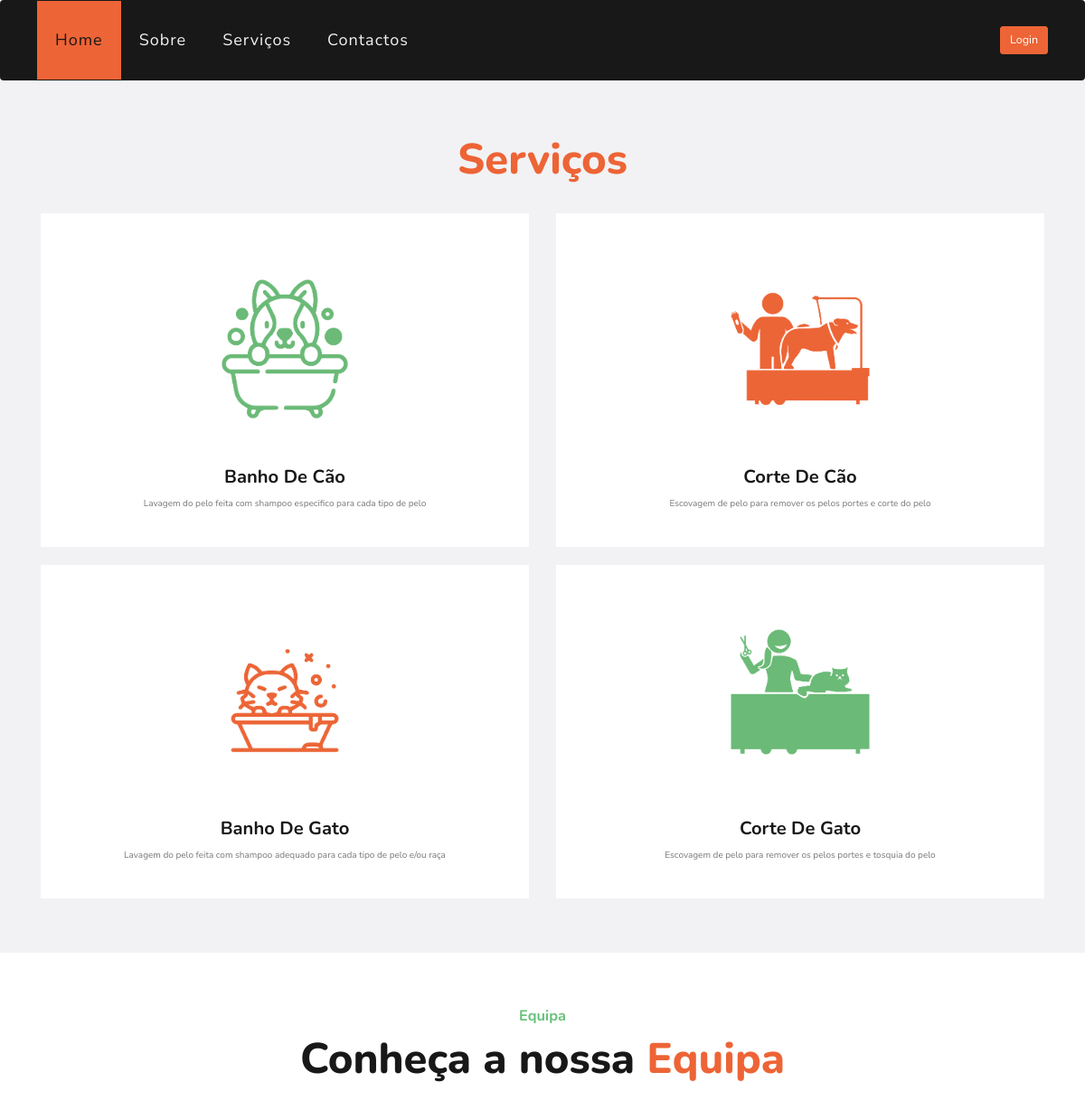
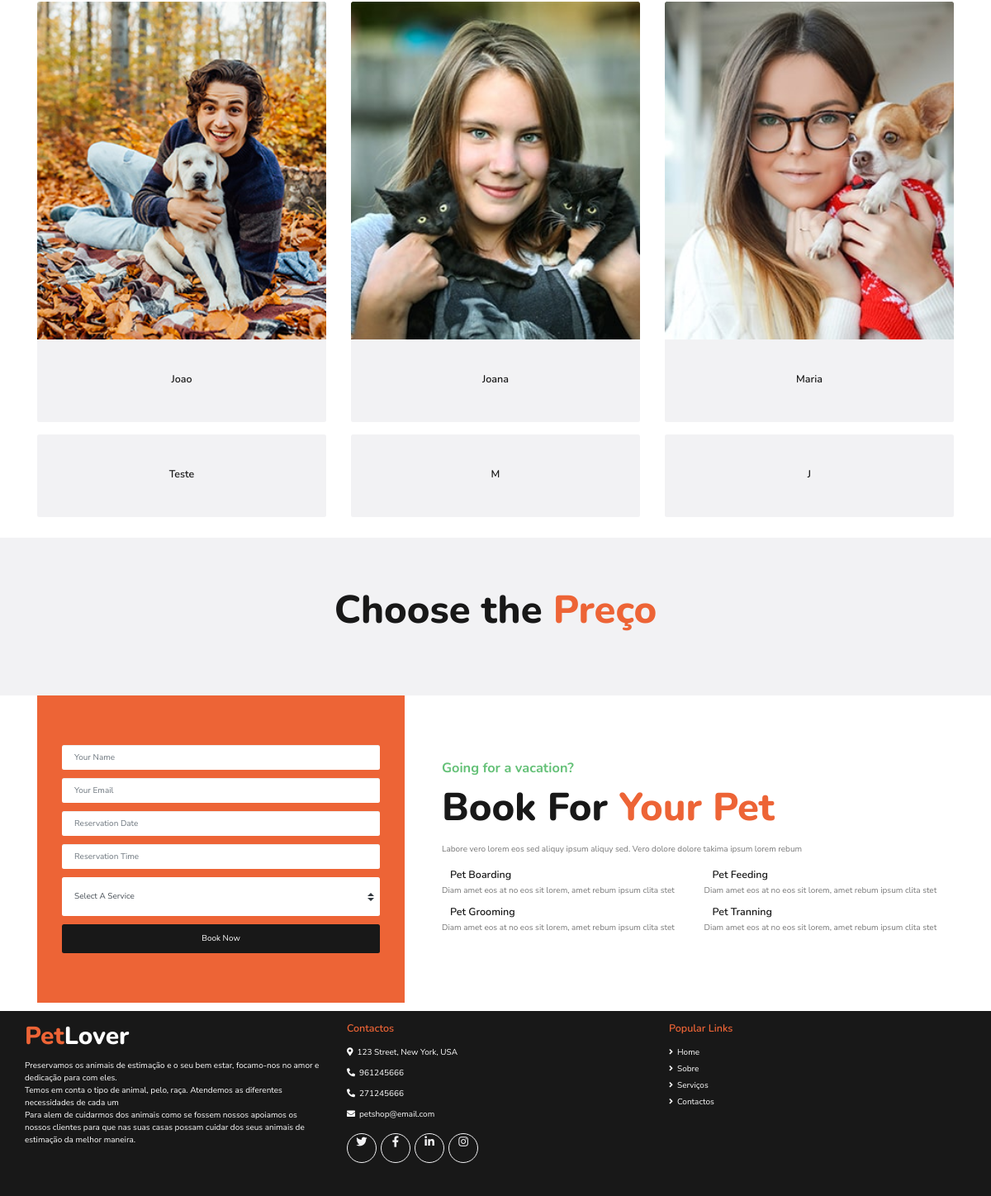
Page /paginas/servicos.php on the committed database (2 pictures, top to bottom).
### tables this page shows
CREATE TABLE `servicos` (
  `id` int(11) NOT NULL,
  `nome` text NOT NULL,
  `descricao` text NOT NULL,
  `duracao` int(11) NOT NULL,
  `preco` int(11) NOT NULL,
  `imagem` varchar(60) NOT NULL
);

CREATE TABLE `utilizadores` (
  `id` int(11) NOT NULL,
  `nome` text NOT NULL,
  `password` text NOT NULL,
  `email` text NOT NULL,
  `telemovel` int(13) NOT NULL,
  `tipo` enum('cliente','funcionario','admin') DEFAULT NULL,
  `imagem` varchar(60) DEFAULT NULL
);

### paginas/servicos.php (the view, shortened to what this page needs)
<!DOCTYPE html>
<html>
<?php
require 'head.php';
$sqlServico = "SELECT * FROM servicos";
$sqlServicoInfo = mysqli_query($conn, $sqlServico);
$sqlFuncionarios = "SELECT * FROM utilizadores WHERE tipo='funcionario'";
$sqlFuncionariosInfo = mysqli_query($conn, $sqlFuncionarios);
?>
<body>
    <?php require 'header.php'; ?>
    <div class="container-fluid bg-light pt-5">
        <div class="container py-5">
            <div class="d-flex flex-column text-center mb-5">
                <h1 class="display-4 m-0"><span class="text-primary">Serviços</span> </h1>
            </div>
            <div class="row pb-3">
                <?php
                while ($row = mysqli_fetch_array($sqlServicoInfo)) {
                    echo '  <div class="col-md-12 col-lg-6 mb-4">
                            <div class="d-flex flex-column text-center bg-white mb-2 p-3 p-sm-5">
                                <img class="img-fluid w-50 align-self-center" src="' . $row['imagem'] . ' ">
                                <h3 class="flaticon-grooming display-3 font-weight-normal text-secondary mb-3"></h3>
                                <h3 class="mb-3 text-capitalize"> ' . $row['nome'] . ' </h3>
                                <p>' . $row['descricao'] . '</p>
                            </div>
                        </div>';
                }
                ?>
            </div>
        </div>
    </div>
    <div class="container mt-5 pt-5 pb-3">
        <div class="d-flex flex-column text-center mb-5">
            <h4 class="text-secondary mb-3">Equipa</h4>
            <h1 class="display-4 m-0">Conheça a nossa <span class="text-primary">Equipa</span></h1>
        </div>
        <div class="row">
            <?php
            while ($row = mysqli_fetch_array($sqlFuncionariosInfo)) {
                echo '
            <div class="col-lg-4 col-md-6">
                <div class="team card position-relative overflow-hidden border-0 mb-4">
                    <img class="card-img-top" src="' . $row['imagem'] . '" alt="">
                    <div class="card-body text-center p-0">
                        <div class="team-text d-flex flex-column justify-content-center bg-light">
                            <h5 class="text-capitalize"> ' . $row['nome'] . ' </h5>
                        </div>
                        <div class="team-social d-flex align-items-center justify-content-center bg-dark">
                            <a class="btn btn-outline-primary rounded-circle text-center mr-2 px-0" style="width: 36px; height: 36px;" href="#"><i class="fab fa-twitter"></i></a>
                            <a class="btn btn-outline-primary rounded-circle text-center mr-2 px-0" style="width: 36px; height: 36px;" href="#"><i class="fab fa-facebook-f"></i></a>
                            <a class="btn btn-outline-primary rounded-circle text-center mr-2 px-0" style="width: 36px; height: 36px;" href="#"><i class="fab fa-linkedin-in"></i></a>
                            <a class="btn btn-outline-primary rounded-circle text-center px-0" style="width: 36px; height: 36px;" href="#"><i class="fab fa-instagram"></i></a>
                        </div>
                    </div>
                </div>
            </div>';
            }
            ?>
        </div>
    </div>
    <div class="container-fluid bg-light pt-5 pb-4">
        <div class="container py-5">
            <div class="d-flex flex-column text-center mb-5">
                <h1 class="display-4 m-0">Choose the <span class="text-primary">Preço</span></h1>
            </div>
        </div>
    </div>
    <div class="container-fluid">
        <div class="container">
            <div class="row align-items-center">
                <div class="col-lg-5">
                    <div class="bg-primary py-5 px-4 px-sm-5">
                        <form class="py-5">
                            <div class="form-group">
                                <input type="text" class="form-control border-0 p-4" placeholder="Your Name"
                                    required="required" />
                            </div>
                            <div class="form-group">
                                <input type="email" class="form-control border-0 p-4" placeholder="Your Email"
                                    required="required" />
                            </div>
                            <div class="form-group">
                                <div class="date" id="date" data-target-input="nearest">
                                    <input type="text" class="form-control border-0 p-4 datetimepicker-input"
                                        placeholder="Reservation Date" data-target="#date"
                                        data-toggle="datetimepicker" />
                                </div>
                            </div>
                            <div class="form-group">
                                <div class="time" id="time" data-target-input="nearest">
                                    <input type="text" class="form-control border-0 p-4 datetimepicker-input"
                                        placeholder="Reservation Time" data-target="#time"
                                        data-toggle="datetimepicker" />
                                </div>
                            </div>
                            <div class="form-group">
                                <select class="custom-select border-0 px-4" style="height: 47px;">
                                    <option selected>Select A Service</option>
                                </select>
                            </div>
                            <div>
                                <button class="btn btn-dark btn-block border-0 py-3" type="submit">Book Now</button>
                            </div>
                        </form>
                    </div>
                </div>
                <div class="col-lg-7 py-5 py-lg-0 px-3 px-lg-5">
                    <h4 class="text-secondary mb-3">Going for a vacation?</h4>
                    <h1 class="display-4 mb-4">Book For <span class="text-primary">Your Pet</span></h1>
                    <p>Labore vero lorem eos sed aliquy ipsum aliquy sed. Vero dolore dolore takima ipsum lorem rebum
                    </p>
                    <div class="row py-2">
                        <div class="col-sm-6">
                            <div class="d-flex flex-column">
                                <div class="d-flex align-items-center mb-2">
                                    <h5 class="text-truncate m-0">Pet Boarding</h5>
                                </div>
                                <p>Diam amet eos at no eos sit lorem, amet rebum ipsum clita stet</p>
                            </div>
                        </div>
                        <div class="col-sm-6">
                            <div class="d-flex flex-column">
                                <div class="d-flex align-items-center mb-2">
                                    <h5 class="text-truncate m-0">Pet Feeding</h5>
                                </div>
                                <p>Diam amet eos at no eos sit lorem, amet rebum ipsum clita stet</p>
                            </div>
                        </div>
                        <div class="col-sm-6">
                            <div class="d-flex flex-column">
                                <div class="d-flex align-items-center mb-2">
                                    <h5 class="text-truncate m-0">Pet Grooming</h5>
                                </div>
                                <p class="m-0">Diam amet eos at no eos sit lorem, amet rebum ipsum clita stet</p>
                            </div>
                        </div>
                        <div class="col-sm-6">
                            <div class="d-flex flex-column">
                                <div class="d-flex align-items-center mb-2">
                                    <h5 class="text-truncate m-0">Pet Tranning</h5>
                                </div>
                                <p class="m-0">Diam amet eos at no eos sit lorem, amet rebum ipsum clita stet</p>
                            </div>
                        </div>
                    </div>
                </div>
            </div>
        </div>
    </div>
    <?php require 'footer.php'; ?>
</body>
</html>

### rows in the picture
servicos: imagem (picture), nome "Banho De Cão", descricao "Lavagem do pelo feita com shampoo especifico para cada tipo de pelo"
servicos: imagem (picture), nome "Corte De Cão", descricao "Escovagem de pelo para remover os pelos portes e corte do pelo"
servicos: imagem (picture), nome "Banho De Gato", descricao "Lavagem do pelo feita com shampoo adequado para cada tipo de pelo e/ou raça"
servicos: imagem (picture), nome "Corte De Gato", descricao "Escovagem de pelo para remover os pelos portes e tosquia do pelo"
utilizadores: imagem (picture), nome "Joao"
utilizadores: imagem (picture), nome "Joana"
utilizadores: imagem (picture), nome "Maria"
utilizadores: nome "Teste"
utilizadores: nome "M"
utilizadores: nome "J"
